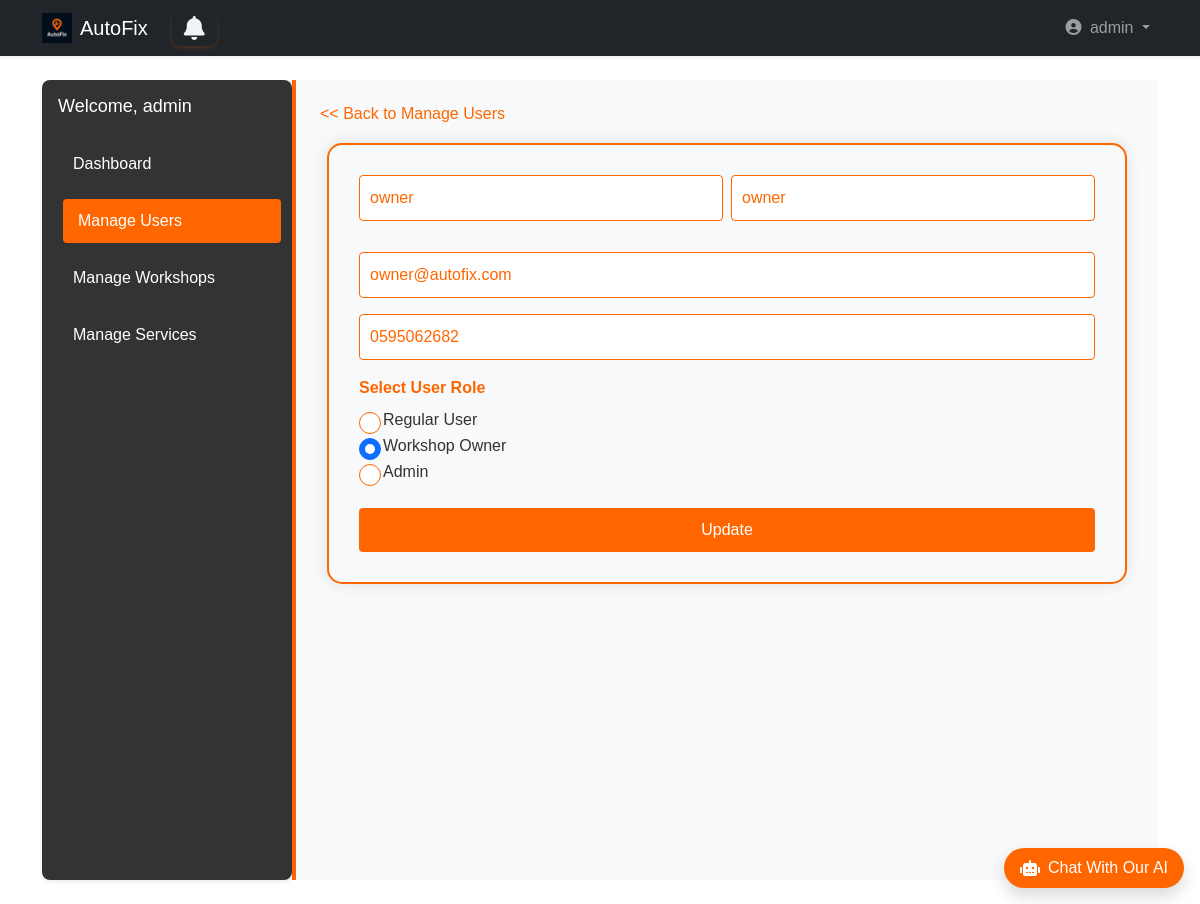
/admin_dashboard/admin/manage-user/edit/7/ (signed in), run on the app's committed database.
### accounts/models.py (models this page shows, shortened)
class User(AbstractUser):
    username = None
    email = models.EmailField(unique=True)
    phone = models.CharField(max_length=15, unique=True, blank=True)
    is_workshop_owner = models.BooleanField(default=False)
    address = models.ForeignKey(Address, on_delete=models.SET_NULL, null=True, blank=True)
    objects = UserManager()
    USERNAME_FIELD = 'email'
    REQUIRED_FIELDS = ['first_name', 'last_name']  # names required for registration
    def get_short_name(self):
        return self.first_name

### admin_dashboard/views.py (the view)
# urls.py: path('admin/manage-user/edit/<int:user_id>/', views.edit_user, name='edit_user'),
def edit_user(request, user_id):
    if request.user.is_authenticated and request.user.is_superuser:
        try:
            user = User.objects.get(id=user_id)
            role = 'user'
            if user.is_superuser:
                role = 'admin'
            elif user.is_workshop_owner:
                role = 'workshop'
            return render(request, 'admin_dashboard/update_user.html', {
                'user_obj': user,
                'role': role,  # Ensure this is passed for role selection in the form
            })
        except User.DoesNotExist:
            return redirect('admin_dashboard:manage_users')
    return redirect('landing:main')

### templates/admin_dashboard/update_user.html (shortened to what this page needs)
{% extends 'base2.html' %}
{% load static bootstrap5 %}
{% block extra_css %}
<link rel="stylesheet" href="{% static 'css/admin_dashboard.css' %}" />
<link rel="stylesheet" href="{% static 'css/table_style.css' %}" />
{% endblock %}
{% block content %}
<div class="wrapper d-flex">
  <aside class="sidebar p-3 shadow-sm">
    <h4 class="welcome mb-4">Welcome, {{ request.user.get_short_name }}</h4>
    <nav class="menu d-flex flex-column gap-2">
      <a href="{% url 'admin_dashboard:dashboard' %}" class="text-white text-decoration-none">Dashboard</a>
      <a href="{% url 'admin_dashboard:manage_users' %}" class="active-link text-white text-decoration-none">Manage Users</a>
      <a href="{% url 'admin_dashboard:manage_workshops'%}" class="text-white text-decoration-none" >Manage Workshops</a>
      <a href="{% url 'admin_dashboard:manage_services' %}" class="text-white text-decoration-none">Manage Services</a>
    </nav>
  </aside>
  <main class="main-content flex-grow-1 p-4">
    <h6>
      <a href="{% url 'admin_dashboard:manage_users' %}" class="active-link text-decoration-none" style="border-color: #ff6600; color: #ff6600"> << Back to Manage Users</a>
    </h6>
    <div class="form-container">
      <form id="updateUserForm" data-user-id="{{ user_obj.id }}" action="{% url 'admin_dashboard:update_user' user_obj.id %}">
        <div class="row g-2 mb-3">
          <div class="col-md-6">
            <input type="text" name="first_name" value="{{ user_obj.first_name }}"
                   class="form-control" placeholder="First Name"
                   style="border-color: #ff6600; color: #ff6600" required />
          </div>
          <div class="col-md-6">
            <input type="text" name="last_name" value="{{ user_obj.last_name }}"
                   class="form-control" placeholder="Last Name"
                   style="border-color: #ff6600; color: #ff6600" required />
          </div>
        </div>
        <div class="mb-3">
          <input type="email" name="email" value="{{ user_obj.email }}"
                 class="form-control" placeholder="Email"
                 style="border-color: #ff6600; color: #ff6600" required />
        </div>
        <div class="mb-3">
          <input type="tel" name="phone" value="{{ user_obj.phone }}"
                 class="form-control" placeholder="05xxxxxxxx"
                 style="border-color: #ff6600; color: #ff6600" required />
        </div>
<div class="mb-4">
  <label class="form-label fw-bold" style="color: #ff6600;">Select User Role</label>
  <div class="form-check">
      <input class="form-check-input" type="radio" name="role" id="role_user" value="user"
          {% if user_obj.is_superuser == False and user_obj.is_workshop_owner == False %}checked{% endif %}>
      <label class="form-check-label" for="role_user">Regular User</label>
  </div>
  <div class="form-check">
      <input class="form-check-input" type="radio" name="role" id="role_workshop" value="workshop"
          {% if user_obj.is_workshop_owner %}checked{% endif %}>
      <label class="form-check-label" for="role_workshop">Workshop Owner</label>
  </div>
  <div class="form-check">
      <input class="form-check-input" type="radio" name="role" id="role_admin" value="admin"
          {% if user_obj.is_superuser %}checked{% endif %}>
      <label class="form-check-label" for="role_admin">Admin</label>
  </div>
</div>
        <button type="submit" class="btn-custom">
          Update
        </button>
      </form>
    </div>
  </main>
</div>
{% endblock %}

### templates/base2.html (shortened to what this page needs)
{% load static bootstrap5 %}
{% bootstrap_css %}
<!DOCTYPE html>
<html lang="en" dir="{% if LANGUAGE_CODE == 'ar' %}rtl{% else %}ltr{% endif %}">
<head>
    <link rel="stylesheet" href="https://cdnjs.cloudflare.com/ajax/libs/font-awesome/6.4.0/css/all.min.css">
    <link rel="stylesheet" href="{% static 'css/style.css' %}">
    <link rel="stylesheet" href="{% static 'css/ai_style.css' %}">
    {% block extra_css %}
    {% endblock %}
</head>
<body class="d-flex flex-column min-vh-100">
<nav class="navbar navbar-expand-lg navbar-dark bg-dark shadow-sm">
    <div class="container">
        <a class="navbar-brand d-flex align-items-center gap-2" href="{% if user.is_authenticated %}{% url 'landing:dashboard' %}{% else %}{% url 'landing:main' %}{% endif %}">
            <img src="{% static 'img/dark_logo.png' %}" alt="AutoFix" width="30" height="30">
            AutoFix
        </a>
        <a {% if request.user.is_workshop_owner %} href="{% url 'owner_dashboard:notifications' %}"
            {% elif request.user.is_superuser %} href="{% url 'admin_dashboard:notifications' %}"
            {% else %} href="{% url 'user_dashboard:notifications' %}" {% endif %}
            id="notifications-btn" class="btn btn-outline-primary position-relative mx-2">
             <i class="fa fa-bell"></i>
       </a>
        <div class="collapse navbar-collapse" id="navbarMain">
            <ul class="navbar-nav ms-auto">
                {% if user.is_authenticated %}
                    <li class="nav-item dropdown">
                        <a class="nav-link dropdown-toggle" href="#" role="button" data-bs-toggle="dropdown">
                            <i class="fas fa-user-circle me-1"></i> {{ user.get_short_name }}
                        </a>
                    </li>
                {% endif %}
            </ul>
        </div>
    </div>
</nav>
<main class="flex-grow-1 py-4">
    <div class="container">
        {% block content %}
        {% endblock %}
    </div>
</main>
<div id="chat-container" class="position-fixed bottom-0 end-0 mb-3 me-3" style="z-index: 1000;">
    <div id="chat-bubble" class="bg-orange text-white rounded-pill shadow cursor-pointer d-flex align-items-center">
        <div class="d-flex align-items-center px-3 py-2">
            <i class="fas fa-robot me-2"></i>
            <p class="mb-0 fw-medium">Chat With Our AI</p>
        </div>
    </div>
</div>
<link rel="stylesheet" href="https://cdnjs.cloudflare.com/ajax/libs/font-awesome/6.0.0/css/all.min.css">
</body>
</html>

### static/css/style.css (style rules this page uses)
* { margin: 0; padding: 0; box-sizing: border-box; }
body, html { width: 100%; height: 100%; font-family: sans-serif; }
.wrapper { display: flex; height: 100%; }
.sidebar { width: 250px; background: #0d1b2a; color: #e0e1dd; display: flex; flex-direction: column; transition: width 0.3s; }
.menu { list-style: none; flex-grow: 1; }
#notifications-btn { background: none; border: none; font-size: 24px; cursor: pointer; position: relative; }
#notifications-btn .fa-bell { color: #f0f4f8; transition: color 0.3s; }

### static/css/ai_style.css (style rules this page uses)
.bg-orange { background-color: #ff6600 !important; }

### static/css/admin_dashboard.css (style rules this page uses)
.wrapper { display: flex; min-height: 80vh; background-color: #f8f9fa; }
.sidebar { width: 250px; background-color: #343a40; color: #fff; border-radius: 8px; position: sticky; top: 20px; height: fit-content; }
.sidebar .menu a { color: #ddd; padding: 10px 15px; display: block; border-radius: 4px; transition: all 0.3s; text-decoration: none; margin-bottom: 5px; }
.sidebar .menu a:hover, .sidebar .menu .active-link { background-color: #ff6600; color: #fff; transform: translateX(5px); }
.main-content { flex-grow: 1; padding-left: 20px; }
.btn { border-radius: 8px; font-weight: 500; }
.btn.btn-outline-primary { border: 2px solid #ff6600; color: #ff6600; background-color: transparent; transition: all 0.3s ease-in-out; font-weight: 500; box-shadow: 0 2px 4px rgba(255, 102, 0, 0.2); }

### static/css/table_style.css (style rules this page uses)
body { font-family: Arial, sans-serif; background-color: #fff; color: #333; }
.sidebar { background-color:#333; color: white; padding: 20px; height: 100vh; }
.welcome { margin-bottom: 30px; font-size: 18px; }
.menu a { color: white; text-decoration: none; padding: 10px 15px; display: block; border-radius: 5px; margin-bottom: 10px; }
.menu a.active-link, .menu a:hover { background-color: #e65c00; }
.main-content { padding: 30px; background-color: #f8f9fa; border-left: 4px solid #ff6600; flex-grow: 1; }
h6 { font-size: 16px; margin-bottom: 20px; }
h6 a { color: #ff6600; text-decoration: none; }
.form-container { background-color: #f8f9fa; border: 2px solid #ff6600; border-radius: 15px; padding: 30px; max-width: 800px; margin: auto; box-shadow: 0 0 15px rgba(0, 0, 0, 0.1); }
.form-container input { border: 1px solid #ff6600; color: #ff6600; border-radius: 4px; }
.btn-custom { background-color: #ff6600; color: white; border: none; padding: 10px 20px; font-size: 16px; border-radius: 4px; width: 100%; cursor: pointer; }
.form-container input { padding: 10px; margin-bottom: 15px; font-size: 16px; }
.form-container .mb-3 { margin-bottom: 20px; }

### data on the page
User: get_short_name "admin", user.get_short_name "admin"
User: first_name "owner", last_name "owner", email "owner@autofix.com", phone "0595062682", is_workshop_owner "☐ Regular User", is_workshop_owner "☑ Workshop Owner", is_superuser "☐ Admin"
